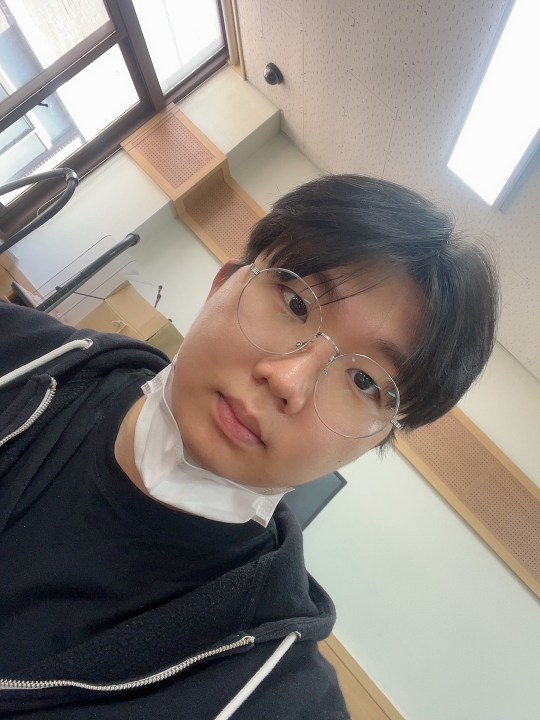
#> input picture image/my_face2.jpg, 1080 x 1440 px (shown at 1/2 size)
$ python face_area_detect.py
#> lines starting #> are read from the running program, lines starting #| are printed output that depends on the picture
from util.CommUtils import *

def preprocessing():
    image = cv2.imread("image/my_face2.jpg", cv2.IMREAD_COLOR)
#> image is the input picture: shape (1440, 1080, 3); mean B, G, R 127, 133, 140.1

    if image is None: return None, None

    image = cv2.resize(image, (700, 700))
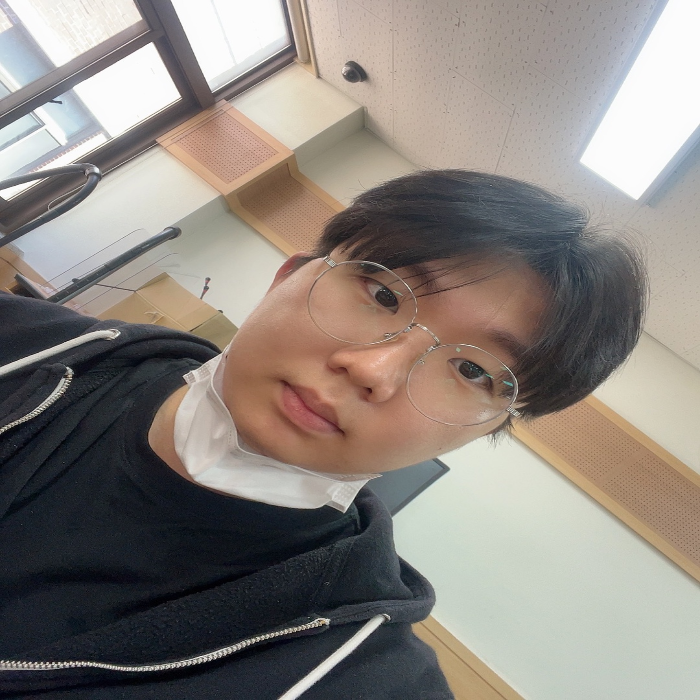
#> image: shape (700, 700, 3); mean B, G, R 126.9, 132.8, 140

    gray = cv2.cvtColor(image, cv2.COLOR_BGR2GRAY)
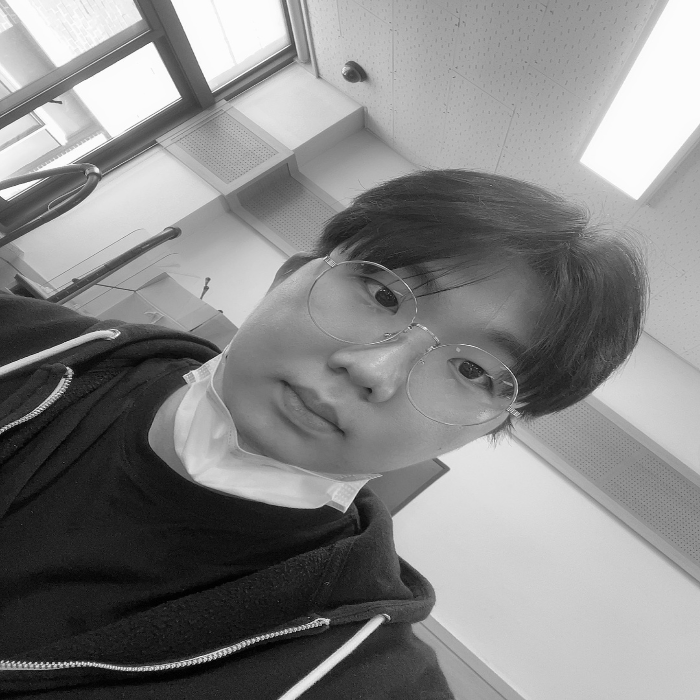
#> gray: shape (700, 700); min 0, max 255, mean 134.3

    gray = cv2.equalizeHist(gray)
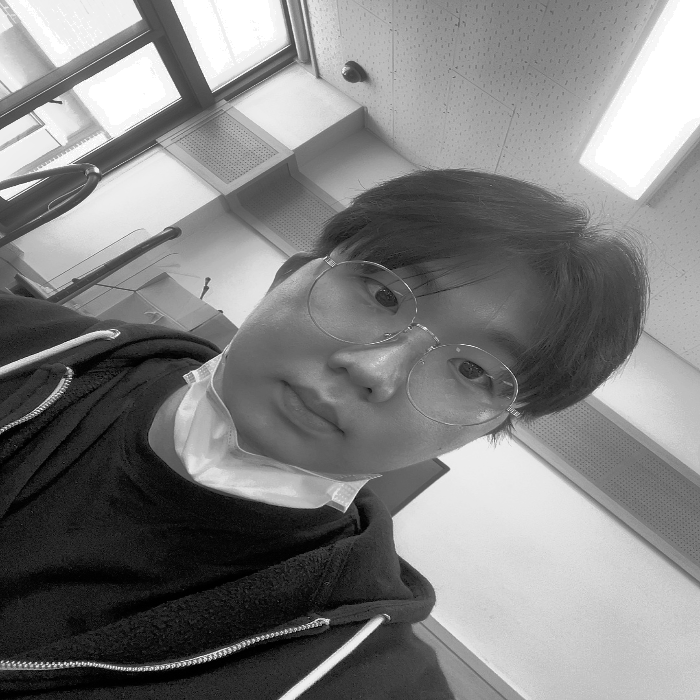
#> gray: shape (700, 700); min 0, max 255, mean 128.3

    return image, gray

face_cascade = cv2.CascadeClassifier("data/haarcascade_frontalface_alt2.xml")

eye_cascade = cv2.CascadeClassifier("data/haarcascade_eye_tree_eyeglasses.xml")

image, gray = preprocessing()

if image is None: raise Exception("영상 파일 읽기 에러")

faces = face_cascade.detectMultiScale(gray, 1.1, 2, 0, (100,100))
#> faces = ()

#> (the run stopped early here; a loop or call above may not have finished)

$ run again, with image/IU2.jpg copied over image/my_face2.jpg
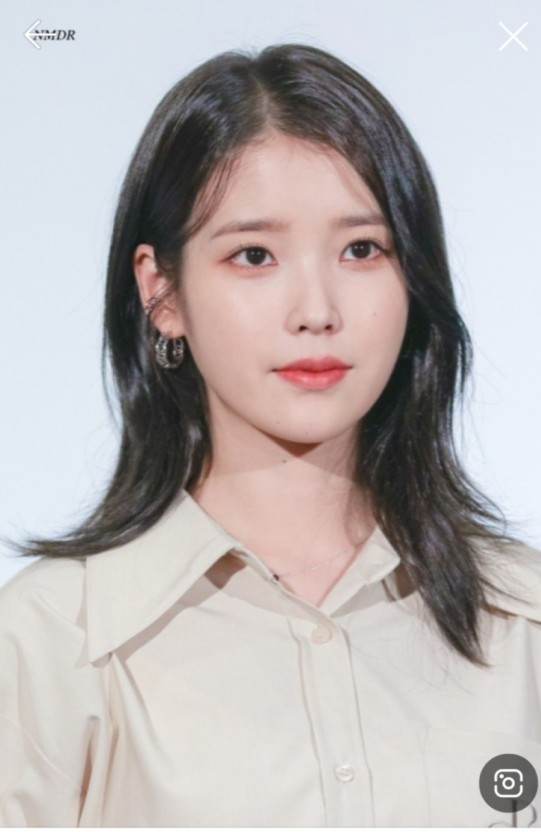
#> input picture image/IU2.jpg, 541 x 832 px
#> in preprocessing, image is the input picture: shape (832, 541, 3); mean B, G, R 179.6, 179.7, 185.7
#> image: shape (700, 700, 3)
#> faces = [[257, 101, 283, 283]]
#> `x, y, w, h = faces[0]`: x = 257; y = 101; w = 283
#> `face_image = image[y:y + h, x:x + w]`:
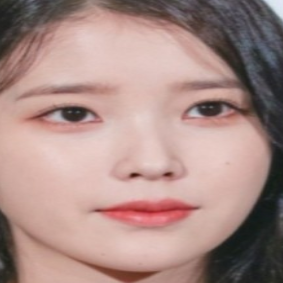
#> face_image: shape (283, 283, 3); mean B, G, R 134.7, 140.1, 169.2
#> eyes = [[180, 80, 59, 59], [40, 84, 60, 60]]
#> face_center = (398, 242)
#> `eye_centers = [[x+ex+ew//2, y+ey+eh//2] for ex, ey, ew, eh in eyes]`: eye_centers = [[466, 210], [327, 215]]
#> in doCorrectionImage, ``: pt0 = [466, 210]; pt1 = [327, 215]
#> in doCorrectionImage, ``: pt1 = [466, 210]
#> dx = 139; dy = -5
#> angle = 357.9
#> rot = [[0.999, -0.0359, 8.95], [0.0359, 0.999, -14.15]]
#> in doCorrectionImage, ``:
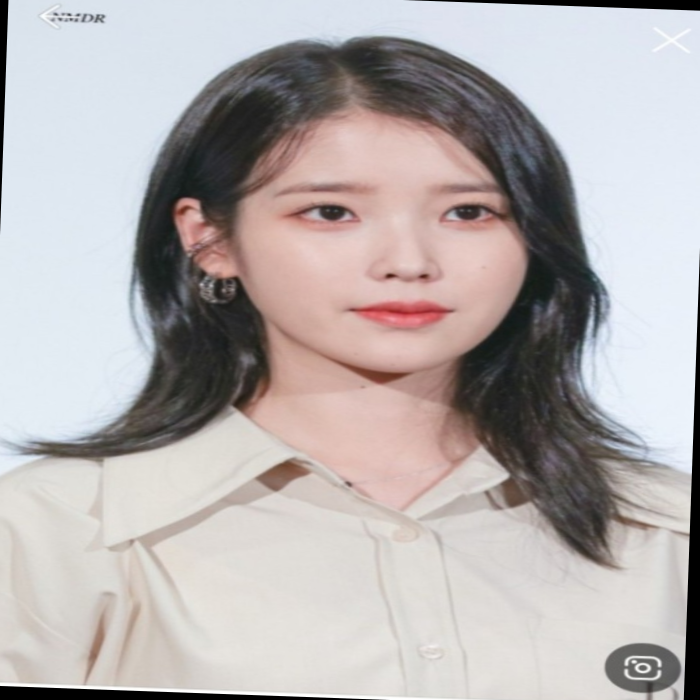
#> correction_image: shape (700, 700, 3); mean B, G, R 175.3, 175.5, 181.5
#> in doCorrectionImage, ``: eye_centers = [[466, 210], [327, 215]]
#> correction_centers = [[467, 212], [328, 212]]
#> in doDetectObject, ``: w = 283
#> center = [398, 242]
#> face_avg_rate = [127.4, 184]
#> lib_avg_rate = [28.3, 28.3]
#> in doDetectObject, ``: pt1 = [270.6, 58.05]

$ run again, with image/iu.jpg copied over image/my_face2.jpg
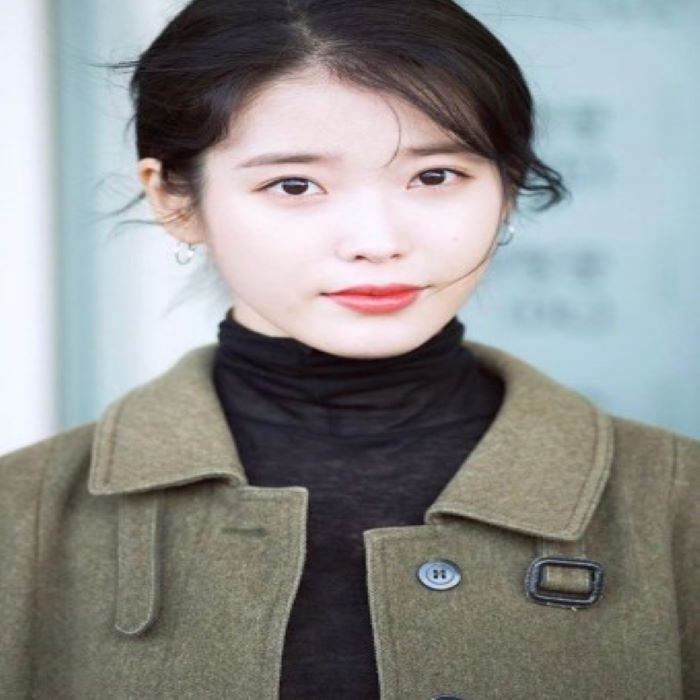
#> input picture image/iu.jpg, 700 x 700 px
#> in preprocessing, image is the input picture: shape (700, 700, 3); mean B, G, R 140, 141.4, 140.5
#> faces = [[207, 63, 306, 306]]
#> `x, y, w, h = faces[0]`: x = 207; y = 63; w = 306
#> `face_image = image[y:y + h, x:x + w]`:
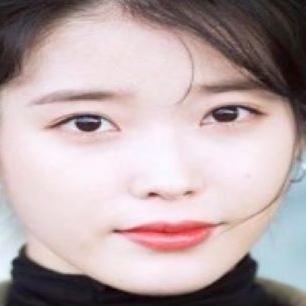
#> face_image: shape (306, 306, 3); mean B, G, R 168.9, 167.6, 184.6
#> eyes = [[197, 82, 64, 64], [52, 89, 69, 69]]
#> face_center = (360, 216)
#> `eye_centers = [[x+ex+ew//2, y+ey+eh//2] for ex, ey, ew, eh in eyes]`: eye_centers = [[436, 177], [293, 186]]
#> in doCorrectionImage, ``: pt0 = [436, 177]; pt1 = [293, 186]
#> in doCorrectionImage, ``: pt1 = [436, 177]
#> dx = 143; dy = -9
#> angle = 356.4
#> rot = [[0.998, -0.0628, 14.28], [0.0628, 0.998, -22.18]]
#> in doCorrectionImage, ``:
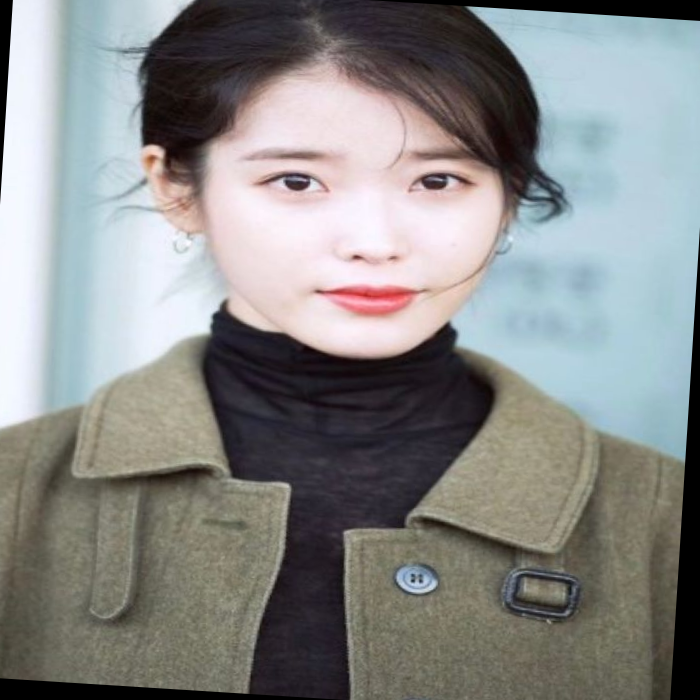
#> correction_image: shape (700, 700, 3); mean B, G, R 135.6, 136.8, 136
#> in doCorrectionImage, ``: eye_centers = [[436, 177], [293, 186]]
#> correction_centers = [[438, 182], [295, 182]]
#> in doDetectObject, ``: w = 306
#> center = [360, 216]
#> face_avg_rate = [137.7, 198.9]
#> lib_avg_rate = [30.6, 30.6]
#> in doDetectObject, ``: pt1 = [222.3, 17.1]
